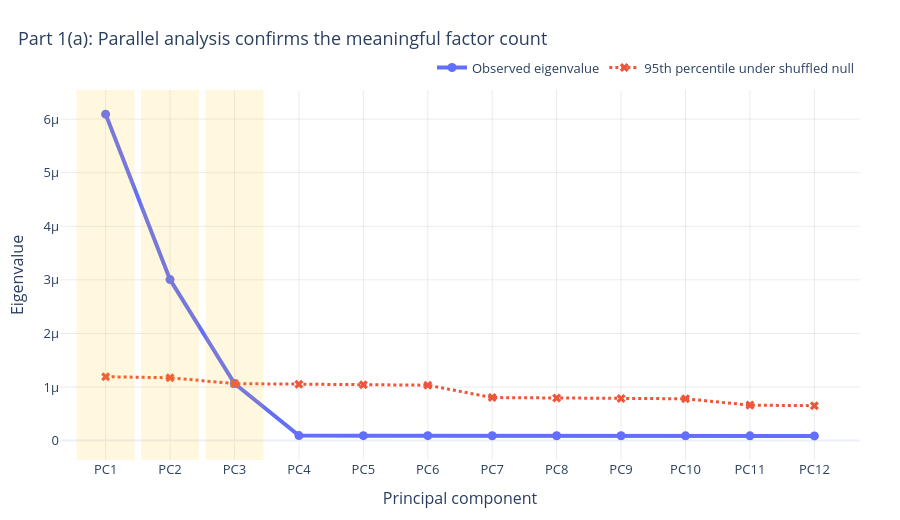

The cell this chart's notebook holds for it:
### Code cell
# Parallel analysis: compare observed eigenvalues with shuffled-column 95th percentile.
pa_df = pd.DataFrame({
    "PC": [f"PC{i}" for i in range(1, 13)],
    "Observed eigenvalue": eigenvalues,
    "Parallel-analysis 95th percentile": parallel_threshold,
})
pa_df["Retained"] = pa_df["Observed eigenvalue"] > pa_df["Parallel-analysis 95th percentile"]

fig = go.Figure()
fig.add_trace(go.Scatter(
    x=pa_df["PC"],
    y=pa_df["Observed eigenvalue"],
    mode="lines+markers",
    name="Observed eigenvalue",
    line=dict(width=4),
    marker=dict(size=9),
    hovertemplate="%{x}<br>Observed=%{y:.3e}<extra></extra>",
))
fig.add_trace(go.Scatter(
    x=pa_df["PC"],
    y=pa_df["Parallel-analysis 95th percentile"],
    mode="lines+markers",
    name="95th percentile under shuffled null",
    line=dict(width=3, dash="dot"),
    marker=dict(size=8, symbol="x"),
    hovertemplate="%{x}<br>Null 95th percentile=%{y:.3e}<extra></extra>",
))

for idx, retained in enumerate(pa_df["Retained"]):
    if retained:
        fig.add_vrect(x0=idx-0.45, x1=idx+0.45, fillcolor="rgba(255, 193, 7, 0.13)", line_width=0)

fig.update_xaxes(title_text="Principal component")
fig.update_yaxes(title_text="Eigenvalue")
style_figure(fig, "Part 1(a): Parallel analysis confirms the meaningful factor count", height=520).show()

### Figure 1 — Plotly figure (JSON) as saved in the notebook; plotly's stock layout.template omitted (floating-point values rounded to 4 significant figures)
{"data": [{"hovertemplate": "%{x}<br>Observed=%{y:.3e}<extra></extra>", "line": {"width": 4}, "marker": {"size": 9}, "mode": "lines+markers", "name": "Observed eigenvalue", "type": "scatter", "x": ["PC1", "PC2", "PC3", "PC4", "PC5", "PC6", "PC7", "PC8", "PC9", "PC10", "PC11", "PC12"], "y": [6.093e-06, 3.004e-06, 1.066e-06, 9.275e-08, 9.224e-08, 9.15e-08, 9.018e-08, 8.984e-08, 8.915e-08, 8.863e-08, 8.827e-08, 8.78e-08]}, {"hovertemplate": "%{x}<br>Null 95th percentile=%{y:.3e}<extra></extra>", "line": {"dash": "dot", "width": 3}, "marker": {"size": 8, "symbol": "x"}, "mode": "lines+markers", "name": "95th percentile under shuffled null", "type": "scatter", "x": ["PC1", "PC2", "PC3", "PC4", "PC5", "PC6", "PC7", "PC8", "PC9", "PC10", "PC11", "PC12"], "y": [1.193e-06, 1.173e-06, 1.063e-06, 1.051e-06, 1.042e-06, 1.034e-06, 8.03e-07, 7.931e-07, 7.863e-07, 7.802e-07, 6.618e-07, 6.513e-07]}], "layout": {"font": {"size": 13}, "height": 520, "legend": {"orientation": "h", "x": 1, "xanchor": "right", "y": 1.02, "yanchor": "bottom"}, "margin": {"b": 60, "l": 60, "r": 40, "t": 90}, "shapes": [{"fillcolor": "rgba(255, 193, 7, 0.13)", "line": {"width": 0}, "type": "rect", "x0": -0.45, "x1": 0.45, "xref": "x", "y0": 0, "y1": 1, "yref": "y domain"}, {"fillcolor": "rgba(255, 193, 7, 0.13)", "line": {"width": 0}, "type": "rect", "x0": 0.55, "x1": 1.45, "xref": "x", "y0": 0, "y1": 1, "yref": "y domain"}, {"fillcolor": "rgba(255, 193, 7, 0.13)", "line": {"width": 0}, "type": "rect", "x0": 1.55, "x1": 2.45, "xref": "x", "y0": 0, "y1": 1, "yref": "y domain"}], "title": {"text": "Part 1(a): Parallel analysis confirms the meaningful factor count", "x": 0.02, "xanchor": "left"}, "xaxis": {"gridcolor": "rgba(0,0,0,0.08)", "showgrid": true, "title": {"text": "Principal component"}}, "yaxis": {"gridcolor": "rgba(0,0,0,0.08)", "showgrid": true, "title": {"text": "Eigenvalue"}}}}
